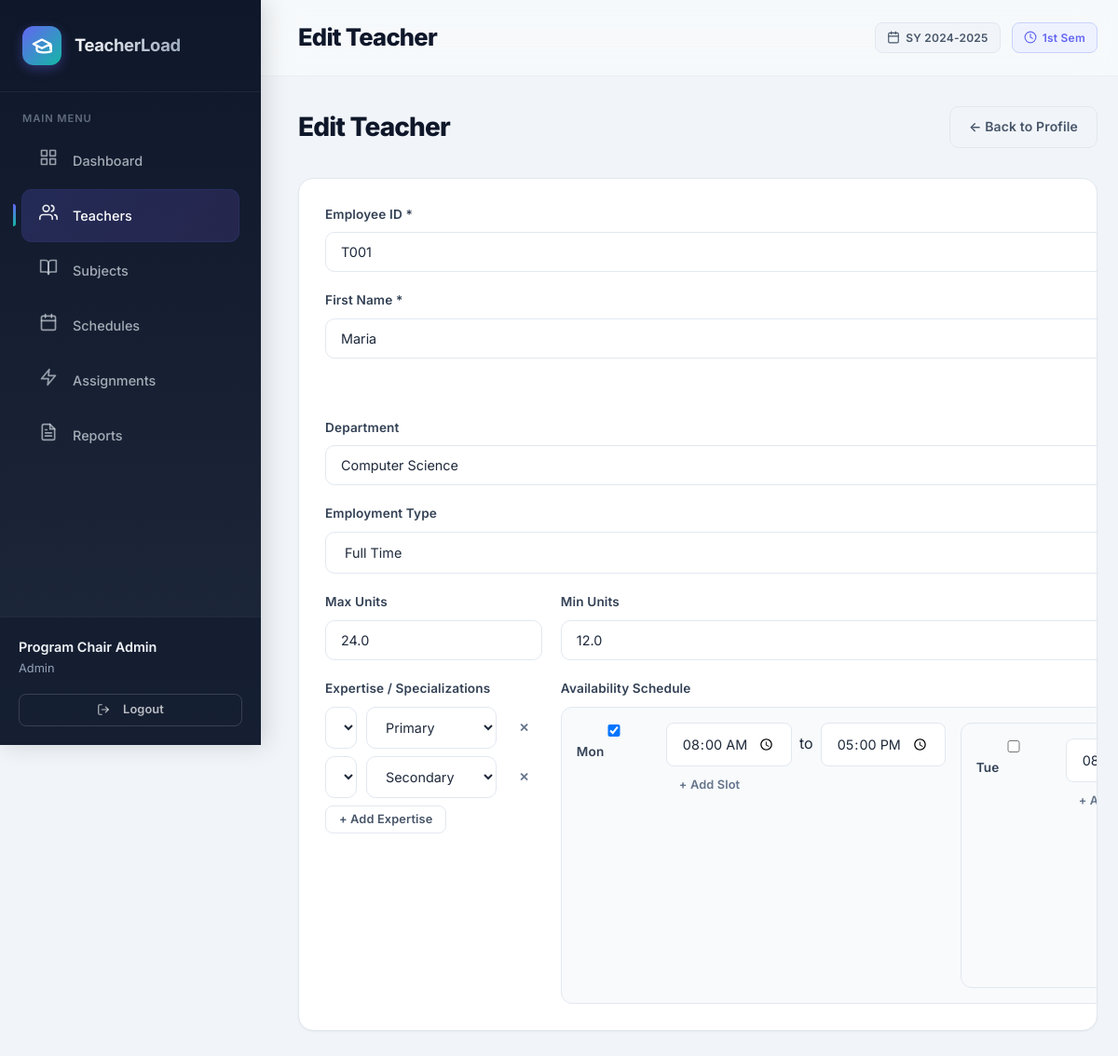
The page /modules/teachers/edit.php?id=1 (signed in) on the database its author committed.
### tables this page shows
CREATE TABLE `teachers` (
  `id` int(11) NOT NULL,
  `employee_id` varchar(20) NOT NULL,
  `first_name` varchar(50) NOT NULL,
  `last_name` varchar(50) NOT NULL,
  `email` varchar(100) DEFAULT NULL,
  `phone` varchar(20) DEFAULT NULL,
  `department` varchar(50) DEFAULT NULL,
  `max_units` decimal(4,1) DEFAULT 24.0,
  `min_units` decimal(4,1) DEFAULT 12.0,
  `employment_type` enum('full_time','part_time','contractual') DEFAULT 'full_time',
  `status` enum('active','inactive','on_leave') DEFAULT 'active',
  `created_at` timestamp NOT NULL DEFAULT current_timestamp(),
  `updated_at` timestamp NOT NULL DEFAULT current_timestamp() ON UPDATE current_timestamp()
);

CREATE TABLE `teacher_expertise` (
  `id` int(11) NOT NULL,
  `teacher_id` int(11) NOT NULL,
  `subject_area` varchar(100) NOT NULL,
  `proficiency_level` enum('primary','secondary','tertiary') DEFAULT 'primary'
);

### config/database.php (called while the page is built, shortened)
<?php
class Database {
    private static ?PDO $instance = null;
    public static function getInstance(): PDO {
        if (self::$instance === null) {
            $host = 'localhost';
            $db   = 'teacher_load_system';
            $user = 'root';
            $pass = '';
            $charset = 'utf8mb4';
            $dsn = "mysql:host=$host;dbname=$db;charset=$charset";
            $options = [
                PDO::ATTR_ERRMODE            => PDO::ERRMODE_EXCEPTION,
                PDO::ATTR_DEFAULT_FETCH_MODE => PDO::FETCH_ASSOC,
                PDO::ATTR_EMULATE_PREPARES   => true,
            ];
            try {
                self::$instance = new PDO($dsn, $user, $pass, $options);
            } catch (\PDOException $e) {
                error_log("DB Connection failed: " . $e->getMessage());
                throw new \PDOException($e->getMessage(), (int)$e->getCode());
            }
        }
        return self::$instance;
    }
}

### models/Teacher.php (called while the page is built, shortened)
<?php
require_once __DIR__ . '/../config/database.php';
class Teacher {
    private PDO $db;
    public function __construct() {
        $this->db = Database::getInstance();
    }
    public function getById(int $id): ?array {
        $stmt = $this->db->prepare("SELECT * FROM teachers WHERE id = ?");
        $stmt->execute([$id]);
        $teacher = $stmt->fetch();
        $teacher['expertise'] = $this->getExpertise($id);
        $teacher['availability'] = $this->getAvailability($id);
        $teacher['current_load'] = $this->getCurrentLoad($id);
        return $teacher;
    }
    public function getExpertise(int $teacherId): array {
        $stmt = $this->db->prepare("SELECT * FROM teacher_expertise WHERE teacher_id = ? ORDER BY proficiency_level, subject_area");
        $stmt->execute([$teacherId]);
        return $stmt->fetchAll();
    }
    public function getAvailability(int $teacherId): array {
        $stmt = $this->db->prepare("SELECT * FROM teacher_availability WHERE teacher_id = ? ORDER BY FIELD(day_of_week,'Mon','Tue','Wed','Thu','Fri','Sat','Sun'), start_time");
        $stmt->execute([$teacherId]);
        return $stmt->fetchAll();
    }
    public function getCurrentLoad(int $teacherId): float {
        $stmt = $this->db->prepare("
            SELECT COALESCE(SUM(s.units), 0) as total
            FROM assignments a
            JOIN schedules sch ON a.schedule_id = sch.id
            JOIN subjects s ON sch.subject_id = s.id
            WHERE a.teacher_id = ? AND a.status = 'active'
        ");
        $stmt->execute([$teacherId]);
        return (float)$stmt->fetchColumn();
    }
}

### models/Subject.php (called while the page is built, shortened)
<?php
require_once __DIR__ . '/../config/database.php';
class Subject {
    private PDO $db;
    public function __construct() {
        $this->db = Database::getInstance();
    }
    public function getAllSubjectNames(): array {
        return $this->db->query("SELECT DISTINCT name FROM subjects WHERE is_active = 1 ORDER BY name")->fetchAll(PDO::FETCH_COLUMN);
    }
}

### modules/teachers/edit.php (the view, shortened to what this page needs)
<?php
require_once __DIR__ . '/../../models/Teacher.php';
require_once __DIR__ . '/../../models/Subject.php';
$id = (int)($_GET['id'] ?? 0);
$teacherModel = new Teacher();
$teacher = $teacherModel->getById($id);
$subjectModel = new Subject();
$subjectNames = $subjectModel->getAllSubjectNames();
require __DIR__ . '/../../includes/header.php';
?>
<div class="page-toolbar">
    <h2>Edit Teacher</h2>
    <a href="<?= BASE_URL ?>/modules/teachers/view.php?id=<?= $teacher['id'] ?>" class="btn btn-outline">← Back to Profile</a>
</div>
<div class="card form-card">
    <form method="POST" class="form-grid">
        <div class="form-row">
            <div class="form-group">
                <label for="employee_id">Employee ID *</label>
                <input type="text" id="employee_id" name="employee_id" required
                       value="<?= htmlspecialchars($_POST['employee_id'] ?? $teacher['employee_id']) ?>">
            </div>
        <div class="form-row">
            <div class="form-group">
                <label for="first_name">First Name *</label>
                <input type="text" id="first_name" name="first_name" required
                       value="<?= htmlspecialchars($_POST['first_name'] ?? $teacher['first_name']) ?>">
            </div>
        <div class="form-row">
            <div class="form-group">
                <label for="department">Department</label>
                <input type="text" id="department" name="department" list="dept-list"
                       value="<?= htmlspecialchars($_POST['department'] ?? $teacher['department'] ?? '') ?>">
            </div>
        <div class="form-row">
            <div class="form-group">
                <label for="employment_type">Employment Type</label>
                <select id="employment_type" name="employment_type">
                    <option value="full_time" <?= ($_POST['employment_type'] ?? $teacher['employment_type']) === 'full_time' ? 'selected' : '' ?>>Full Time</option>
                </select>
            </div>
        <div class="form-row">
            <div class="form-group">
                <label for="max_units">Max Units</label>
                <input type="number" id="max_units" name="max_units" step="0.5" min="0"
                       value="<?= htmlspecialchars($_POST['max_units'] ?? $teacher['max_units']) ?>">
            </div>
            <div class="form-group">
                <label for="min_units">Min Units</label>
                <input type="number" id="min_units" name="min_units" step="0.5" min="0"
                       value="<?= htmlspecialchars($_POST['min_units'] ?? $teacher['min_units']) ?>">
            </div>
        <div class="form-group">
            <label>Expertise / Specializations</label>
            <div id="expertise-rows">
                <?php
                $expertise = $_POST['expertise_areas'] ?? null;
                if ($expertise === null) {
                    $expertiseRows = $teacher['expertise'];
                }
                ?>
                <?php foreach ($expertiseRows as $i => $e): ?>
                    <div class="expertise-row">
                        <select name="expertise_areas[]">
                            <option value="">Select Subject</option>
                            <?php foreach ($subjectNames as $name): ?>
                                <option value="<?= htmlspecialchars($name) ?>" <?= $e['subject_area'] === $name ? 'selected' : '' ?>><?= htmlspecialchars($name) ?></option>
                            <?php endforeach; ?>
                        </select>
                        <select name="expertise_levels[]">
                            <option value="primary" <?= $e['proficiency_level'] === 'primary' ? 'selected' : '' ?>>Primary</option>
                            <option value="secondary" <?= $e['proficiency_level'] === 'secondary' ? 'selected' : '' ?>>Secondary</option>
                        </select>
                        <button type="button" class="btn btn-sm btn-ghost remove-row" <?= $i === 0 && count($expertiseRows) === 1 ? 'style="display:none"' : '' ?>>✕</button>
                    </div>
                <?php endforeach; ?>
            </div>
            <button type="button" class="btn btn-sm btn-outline" id="add-expertise">+ Add Expertise</button>
        </div>
        <div class="form-group">
            <label>Availability Schedule</label>
            <div class="availability-editor">
                <?php
                $days = ['Mon','Tue','Wed','Thu','Fri','Sat','Sun'];
                $existingAvail = [];
                foreach ($teacher['availability'] as $a) {
                    $existingAvail[$a['day_of_week']][] = [
                        'start' => substr($a['start_time'], 0, 5),
                        'end' => substr($a['end_time'], 0, 5)
                    ];
                }
                ?>
                <?php foreach ($days as $day): ?>
                    <div class="avail-day">
                        <label class="day-label">
                            <input type="checkbox" name="avail_day[]" value="<?= $day ?>"
                                <?= isset($existingAvail[$day]) ? 'checked' : '' ?>>
                            <?= $day ?>
                        </label>
                        <div class="day-slots" data-day="<?= $day ?>">
                            <?php
                            $slots = $existingAvail[$day] ?? [['start'=>'08:00','end'=>'17:00']];
                            foreach ($slots as $i => $slot):
                            ?>
                                <div class="slot-row">
                                    <input type="time" name="avail_start[<?= $day ?>][]" value="<?= $slot['start'] ?>">
                                    <span>to</span>
                                    <input type="time" name="avail_end[<?= $day ?>][]" value="<?= $slot['end'] ?>">
                                </div>
                            <?php endforeach; ?>
                            <button type="button" class="btn btn-sm btn-ghost add-slot">+ Add Slot</button>
                        </div>
                <?php endforeach; ?>
            </div>
    </form>
</div>
<?php require __DIR__ . '/../../includes/footer.php'; ?>

### assets/css/main.css (style rules this page uses)
:root { --primary-50:#eef2ff;--primary-100:#e0e7ff;--primary-200:#c7d2fe;--primary-300:#a5b4fc;--primary-400:#818cf8;--primary-500:#6366f1;--primary-600:#4f46e5;--primary-700:#4338ca;--primary-800:#3730a3;--primary-900:#312e81;--accent-500:#14b8a6;--accent-600:#0d9488;--slate-50:#f8fafc;--slate-100:#f1f5f9;--slate-200:#e2e8f0;--slate-300:#cbd5e1;--slate-400:#94a3b8;--slate-500:#64748b;--slate-600:#475569;--slate-700:#334155;--slate-800:#1e293b;--slate-900:#0f172a;--success:#10b981;--success-light:#d1fae5;--warning:#f59e0b;--warning-light:#fef3c7;--danger:#ef4444;--danger-light:#fee2e2;--info:#0ea5e9;--info-light:#e0f2fe;--bg-body:#f1f5f9;--bg-card:#fff;--bg-sidebar:#0f172a;--bg-sidebar-hover:rgba(255,255,255,0.06);--bg-sidebar-active:rgba(99,102,241,0.18);--border-light:#e2e8f0;--border-medium:#cbd5e1;--shadow-sm:0 1px 2px 0 rgb(0 0 0 / 0.05);--shadow-md:0 4px 6px -1px rgb(0 0 0 / 0.07),0 2px 4px -2px rgb(0 0 0 / 0.05);--shadow-lg:0 10px 15px -3px rgb(0 0 0 / 0.08),0 4px 6px -4px rgb(0 0 0 / 0.04);--shadow-glow:0 0 0 3px rgba(99,102,241,0.15);--font-sans:'Inter',-apple-system,BlinkMacSystemFont,'Segoe UI',Roboto,sans-serif;--radius-sm:8px;--radius-md:10px;--radius-lg:14px;--radius-xl:20px;--primary:var(--primary-500);--primary-dark:var(--primary-700);--accent:var(--accent-500);--gray-50:var(--slate-50);--gray-100:var(--slate-100);--gray-300:var(--slate-300);--gray-400:var(--slate-400);--gray-500:var(--slate-500);--gray-600:var(--slate-600);--gray-700:var(--slate-700);--gray-800:var(--slate-800);--gray-900:var(--slate-900);--surface:#fff;--border:var(--slate-200);--bg-primary:var(--slate-100) }
* { box-sizing:border-box;margin:0;padding:0 }
html { scroll-behavior:smooth }
body { font-family:var(--font-sans);background:var(--bg-body);color:var(--slate-800);line-height:1.6;-webkit-font-smoothing:antialiased }
.form-group { margin-bottom:1.25rem }
.form-group label { display:block;margin-bottom:0.4rem;font-weight:600;font-size:0.85rem;color:var(--slate-700) }
.form-group input,.form-group select,.form-group textarea { width:100%;padding:0.75rem 1rem;border:2px solid var(--border-light);border-radius:var(--radius-md);font-size:0.95rem;font-family:var(--font-sans);color:var(--slate-800);background:#fff;transition:all 0.2s }
.form-group input::placeholder { color:var(--slate-400) }
.btn { padding:0.65rem 1.25rem;border:2px solid transparent;border-radius:var(--radius-md);font-size:0.875rem;font-family:var(--font-sans);font-weight:600;cursor:pointer;transition:all 0.2s;text-decoration:none;display:inline-flex;align-items:center;justify-content:center;gap:0.4rem;white-space:nowrap }
.btn-outline { background:#fff;color:#000;border-color:var(--border-medium) }
.btn-ghost { background:transparent;color:#000;border-color:transparent }
.btn-sm { padding:0.4rem 0.75rem;font-size:0.8rem }
.card { background:var(--bg-card);border-radius:var(--radius-lg);border:1px solid var(--border-light);box-shadow:var(--shadow-sm);overflow:hidden;margin-bottom:1.5rem }
.page-toolbar { display:flex;align-items:center;justify-content:space-between;margin-bottom:1.25rem;gap:1rem }
.page-toolbar h2 { font-size:1.35rem;font-weight:700;color:var(--slate-900) }
.form-grid { display:grid;grid-template-columns:repeat(2,1fr);gap:1.25rem }
.form-grid .form-group { margin-bottom:0 }

### rows shown on the page
teachers: employee_id "T001", first_name "Maria", department "Computer Science", employment_type "Full Time", max_units "24.0", min_units "12.0"
teacher_expertise: proficiency_level "Primary"
teacher_expertise: subject_area "Database Systems", proficiency_level "Secondary"

### other values the page prints
$item['label'] "Dashboard"
$item['label'] "Teachers"
$item['label'] "Subjects"
$item['label'] "Schedules"
$item['label'] "Assignments"
$item['label'] "Reports"
$_SESSION['user_data']['full_name'] "Program Chair Admin"
$_SESSION['user_data']['role'] "Admin"
$pageTitle "Edit Teacher"
$_SESSION['current_school_year'] "2024-2025"
$_SESSION['current_semester'] "1st"
$day "Mon"
$day "Tue"
